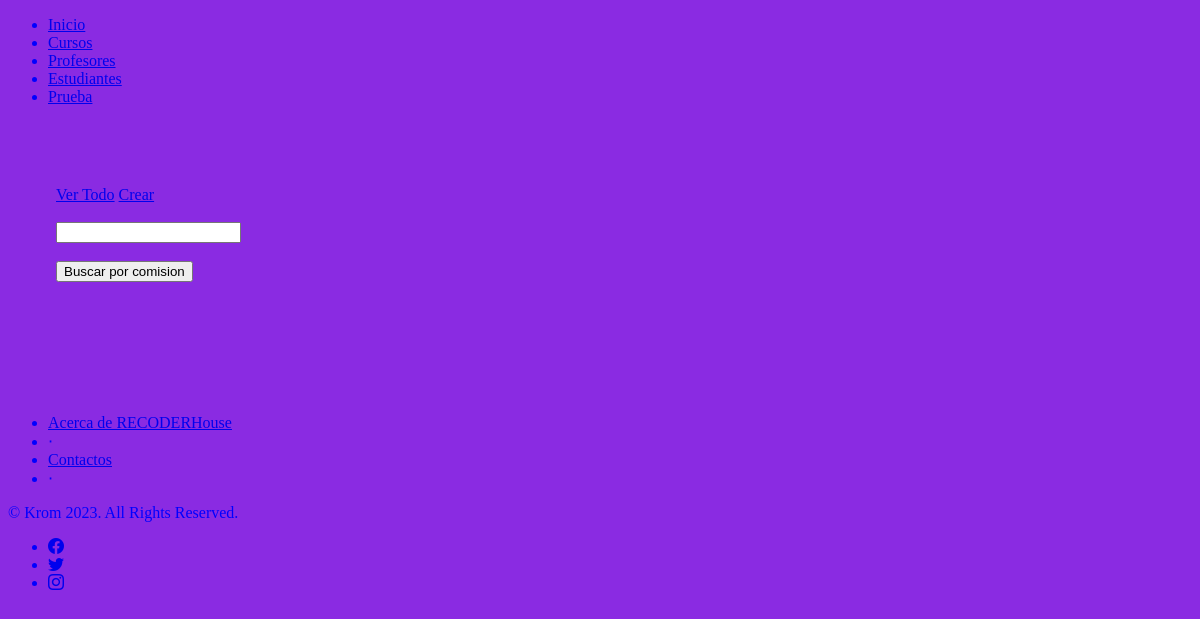
The app's page /controladores/cursos/, older data.
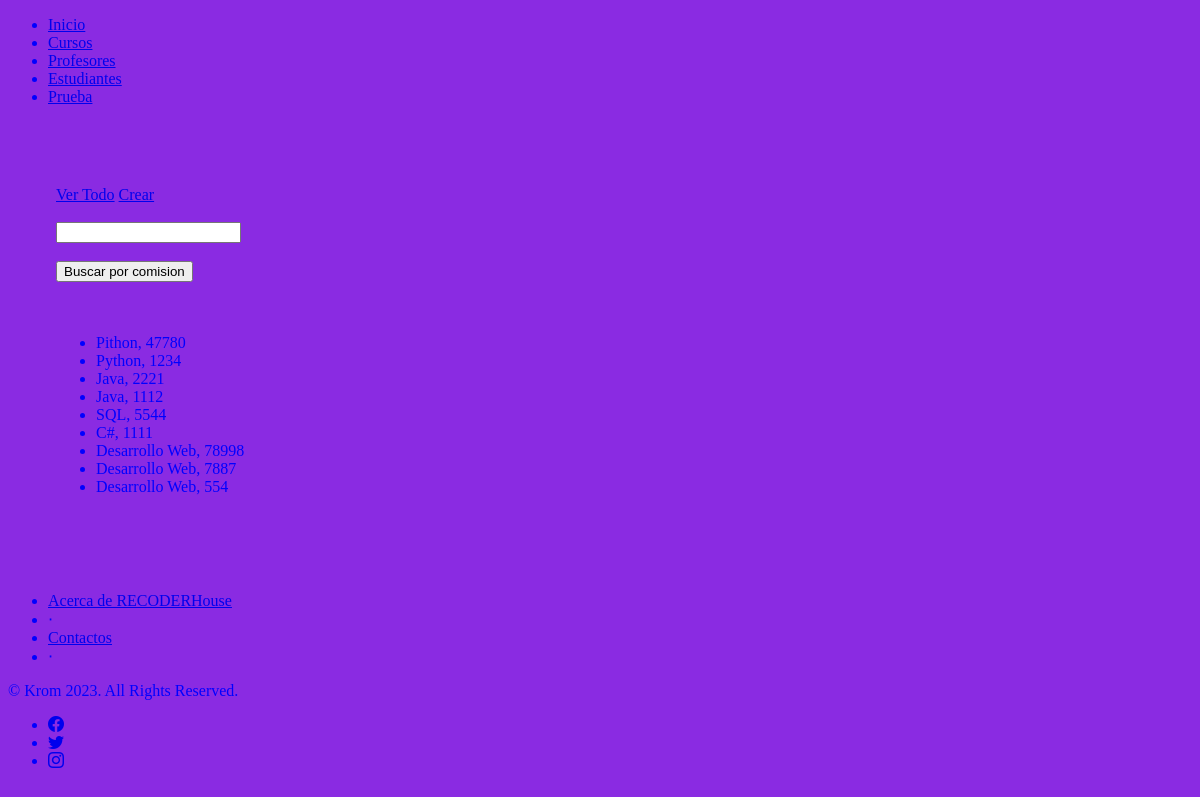
The same page, newer data.
### controladores/models.py (models this page shows, shortened)
class Curso (models.Model):
    curso_name = models.CharField(max_length=64)
    curso_comision = models.IntegerField()

### controladores/views.py (the view)
# urls.py: path('cursos/',             lista_cursos,       name="lista_cursos"),
def lista_cursos (request):
    contexto = {
        "nav" : "cursos",
        "Cursos" : Curso.objects.all(),
    }
    http_response = render (
        request =  request,
        template_name = "controladores/lista_cursos.html",
        context = contexto,
    )
    return http_response

### controladores/templates/controladores/lista_cursos.html (shortened to what this page needs)
{% extends "base.html" %}
{% block contenido %}
<a button type="button" class="btn btn-primary" href="{% url 'lista_cursos' %}">Ver Todo</a>
<a button type="button" class="btn btn-primary" href="{% url 'crear_curso' %}">Crear</a>
<br><br>
<form action="{% url 'buscar_cursos' %}" method='post'>
    <input type="text" name="busqueda">
    <br><br>
    <input type="submit" value="Buscar por comision">
</form>
<br><br>
<ul>
    {% for curso in Cursos %}
    <li>
        {{ curso.curso_name}}, {{curso.curso_comision}}
    </li>
    {% endfor %}
</ul>
{% endblock contenido %}

Row changes from the older to the newer data that the page shows:
added Curso: curso_name "Pithon", curso_comision "47780"
added Curso: curso_name "Python", curso_comision "1234"
added Curso: curso_name "Java", curso_comision "2221"
added Curso: curso_name "Java", curso_comision "1112"
added Curso: curso_name "SQL", curso_comision "5544"
added Curso: curso_name "C#", curso_comision "1111"
added Curso: curso_name "Desarrollo Web", curso_comision "78998"
added Curso: curso_name "Desarrollo Web", curso_comision "7887"
added Curso: curso_name "Desarrollo Web", curso_comision "554"
